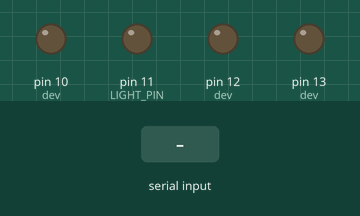
The sketch below on a simulated Arduino Uno, built for the host (arithmetic inside an expression is 32-bit, double 64-bit). Parts: output pins drawn as LEDs (lit = HIGH). The inputs (shaded band) are chosen by the test bench.

Above: at 1.2 s.
1.3 s: "90,45\n" received over Serial
At 2.4 s:
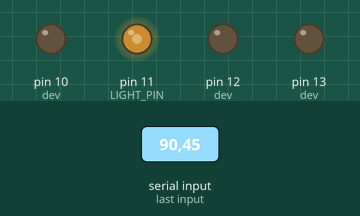
Timing chart, 0 to 37.9 s (numbered marks = the images above; inputs shaded):
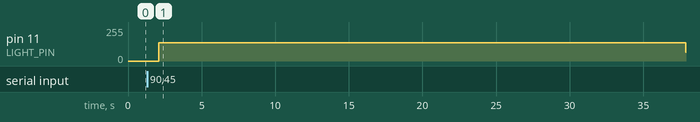

The sketch:

spot_device.ino
```cpp
enum e_device
{
  FAN = 0,
  PUMP = 1,
  HEATER = 2
};

typedef struct _Device
{
  int pin;
  char onInst;
  char offInst;
} s_device;

s_device dev[3] = {{13, 'A', 'a'},   //FAN
                   {12, 'W', 'w'},   //PUMP
                   {10, 'H', 'h'}};  //HEATER

int inByte = 0;
int digits_read = 0;
int brightness = 0;
int lastBrightness = 0;
int lastChange = 0;
const int DIM_INTERVAL = 800;
const int LIGHT_PIN = 11;
long __map(long x, long in_min, long in_max, long out_min, long out_max)
{
      return (x - in_min) * (out_max - out_min) / (in_max - in_min) + out_min;
}
void setup() {
  // put your setup code here, to run once:
  pinMode(dev[FAN].pin, OUTPUT);
  pinMode(dev[PUMP].pin, OUTPUT);
  pinMode(dev[HEATER].pin, OUTPUT);
  pinMode(LIGHT_PIN, OUTPUT);
  digitalWrite(dev[FAN].pin, LOW);
  digitalWrite(dev[PUMP].pin, LOW);
  digitalWrite(dev[HEATER].pin, LOW);
  analogWriteFreq(1000);
  analogWrite(LIGHT_PIN, 0);
  Serial.begin(9600);
  while(!Serial);
}

void loop() {
  static int tmp_brightness = 0;
  if(Serial.available() > 0)
  {
    inByte = Serial.read();
    if(inByte == 'L')
    {
      digits_read = 0;
      tmp_brightness = 0;
    }
    if(inByte >= '0' && inByte <='9')
    {
      tmp_brightness *= 10;
      tmp_brightness += inByte - '0';
      digits_read++;
      if(digits_read == 3)
      {
        lastBrightness = brightness;
        lastChange = millis();
        brightness = tmp_brightness;
        //analogWrite(LIGHT_PIN, brightness);
        //Serial.println(brightness);
      }
    }
    if(inByte == dev[FAN].onInst)  digitalWrite(dev[FAN].pin, HIGH);
    if(inByte == dev[FAN].offInst) digitalWrite(dev[FAN].pin, LOW);
    if(inByte == dev[PUMP].onInst)
    {
      digitalWrite(dev[PUMP].pin, HIGH);
      delay(1000);
      digitalWrite(dev[PUMP].pin, LOW);
    }
    if(inByte == dev[HEATER].onInst)  digitalWrite(dev[HEATER].pin, HIGH);
    if(inByte == dev[HEATER].offInst) digitalWrite(dev[HEATER].pin, LOW);
  }
  int remainDimming = millis() - lastChange;
  if(remainDimming > DIM_INTERVAL)
  {
    remainDimming = DIM_INTERVAL;
  }
  int brightness_dim = __map(remainDimming, 0, DIM_INTERVAL, lastBrightness, brightness);
  analogWrite(LIGHT_PIN, brightness_dim);
}
```

Measured:
- after the input at 1.3 s, pin 11 (LIGHT_PIN): 0/255 → 136/255 after 0.80 s, → 66/255 35.8 s later
